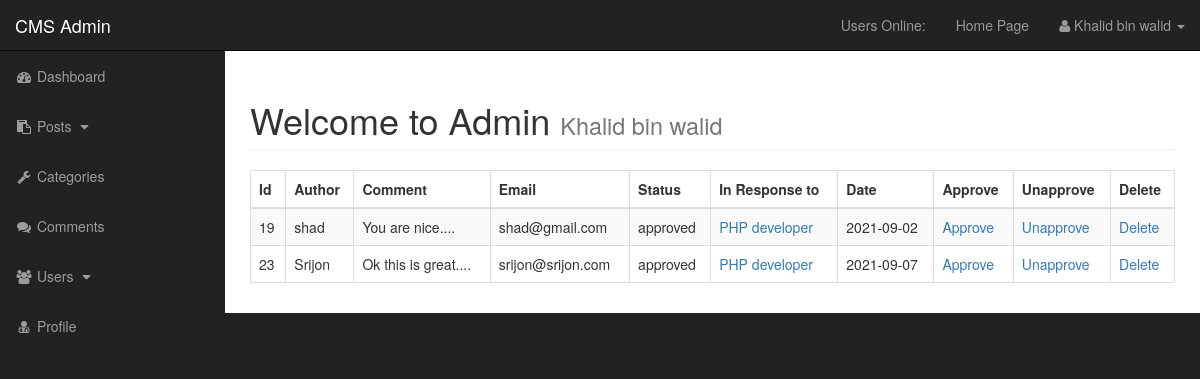
Before: /admin/comments.php (signed in) with the older database file.
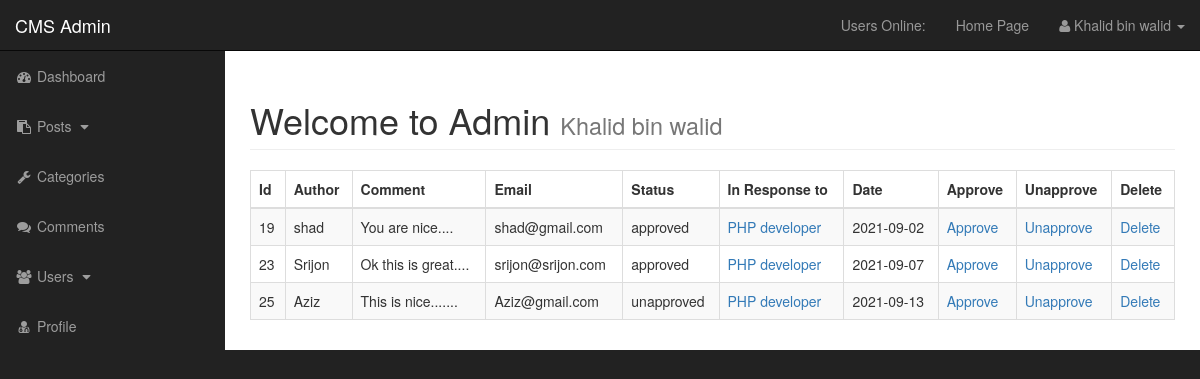
After: the same page with the newer database file.
### tables this page shows
CREATE TABLE `comments` (
  `comment_id` int(11) NOT NULL,
  `comment_post_id` int(3) NOT NULL,
  `comment_author` varchar(255) NOT NULL,
  `comment_email` varchar(255) NOT NULL,
  `comment_content` text NOT NULL,
  `comment_status` varchar(255) NOT NULL,
  `comment_date` date NOT NULL
);

CREATE TABLE `posts` (
  `post_id` int(11) NOT NULL,
  `post_category_id` int(3) NOT NULL,
  `post_title` varchar(255) NOT NULL,
  `post_author` varchar(255) NOT NULL,
  `post_user` varchar(255) NOT NULL,
  `post_date` date NOT NULL,
  `post_image` text NOT NULL,
  `post_content` text NOT NULL,
  `post_tags` varchar(255) NOT NULL,
  `post_comment_count` int(3) NOT NULL,
  `post_status` varchar(255) NOT NULL DEFAULT 'draft',
  `post_views_count` int(11) NOT NULL
);

### admin/includes/view_all_comments.php (the view, shortened to what this page needs)
<table class="table table-bordered table-hover table-striped table-responsive">
	<thead>
		<tr>
			<th>Id</th>
			<th>Author</th>
			<th>Comment</th>
			<th>Email</th>
			<th>Status</th>
			<th>In Response to</th>
			<th>Date</th>
			<th>Approve</th>
			<th>Unapprove</th>
			<th>Delete</th>
		</tr>
	</thead>
	<tbody>
		<?php
		$query = "SELECT * FROM comments";
		$comments_query_result = mysqli_query($connection, $query);
		while($row = mysqli_fetch_assoc($comments_query_result)){
			$comment_id      = $row['comment_id'];
			$comment_post_id = $row['comment_post_id'];
			$comment_author  = $row['comment_author'];
			$comment_email   = $row['comment_email'];
			$commnet_content = $row['comment_content'];
			$comment_status  = $row['comment_status'];
			$comment_date    = $row['comment_date'];
			echo "<tr>";
				echo "<td> {$comment_id} </td>";
				echo "<td> {$comment_author} </td>";
				echo "<td> {$commnet_content} </td>";
				echo "<td> {$comment_email} </td>";
				echo "<td> {$comment_status} </td>";
				$query = "SELECT * FROM posts WHERE post_id={$comment_post_id}";
				$select_post_id_query = mysqli_query($connection, $query);
				while ($row = mysqli_fetch_assoc($select_post_id_query)) {
					$post_id    = $row['post_id'];
					$post_title = $row['post_title'];
				}
				echo "<td><a href='../post.php?p_id={$post_id}'> {$post_title} </a></td>";
				echo "<td> {$comment_date} </td>";
				echo "<td><a href='comments.php?approve={$comment_id}'> Approve </a></td>";
				echo "<td><a href='comments.php?unapprove={$comment_id}'> Unapprove </a></td>";
				echo "<td><a rel='$comment_id' href='javascript:void(0)' class='delete_link'> Delete </a></td>";
			echo "</tr>";
		}
		?>
	</tbody>
</table>

Changed rows visible on the page:
added comments: comment_id "25", comment_author "Aziz", comment_content "This is nice.......", comment_email "Aziz@gmail.com", comment_status "unapproved", posts.post_title "PHP developer", comment_date "2021-09-13"
